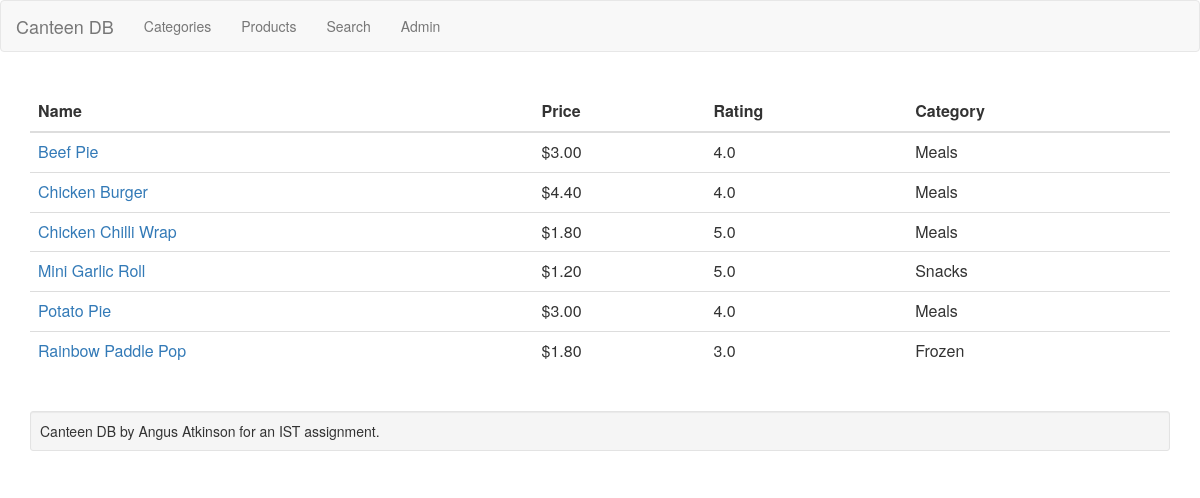
/products/, run on an earlier commit of the app's database.
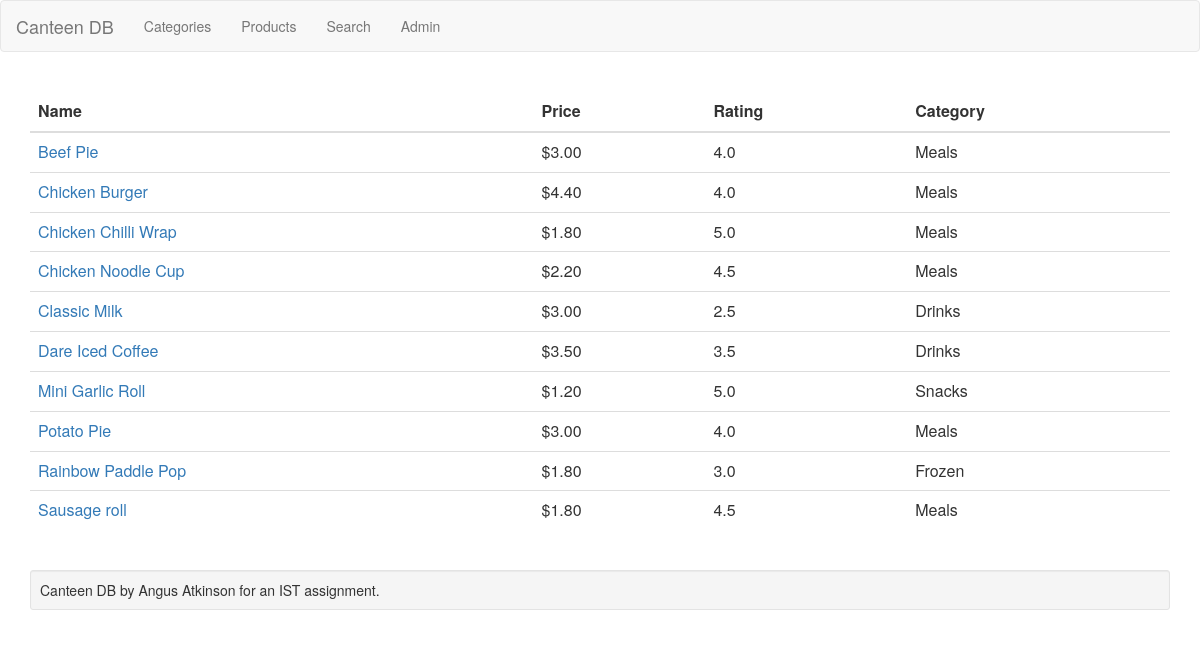
And on a later commit of the database.
### shoppingapp/models.py (models this page shows, shortened)
class Product(models.Model):
    category = models.ForeignKey(Category)
    product_name = models.CharField(max_length=200)
    thumbnail = models.FilePathField(path=IMAGES_FOLDER, recursive=True)
    price = models.DecimalField(default=0.0, decimal_places=2, max_digits=3)
    rating = models.FloatField(default=2.5)
    stock = models.IntegerField(default=10)
    date_added = models.DateTimeField('date added', default=django.utils.timezone.now)
    special = models.DecimalField(default=0.0, decimal_places=2, max_digits=3)
    ingredients = models.TextField(default="Insert ingredients here")

class Category(models.Model):
    category_name = models.CharField(max_length=200)
    description = models.TextField()
    def __str__(self):
        return self.category_name
    class Meta:
        verbose_name_plural = "categories"

### shoppingapp/views.py (the view)
# urls.py: url(r'^products/$', views.products, name='products'),
def products(request):
    products_list = Product.objects.order_by('product_name')
    context = {'products_list': products_list}
    return render(request, 'shoppingapp/products.html', context)

### shoppingapp/templates/shoppingapp/products.html
{% extends 'shoppingapp/base.html' %}
{% block content %}
<table class="table sortable-table" style="margin-top: 20px">
  <thead>
    <tr>
      <th>Name</th>
      <th>Price</th>
      <th>Rating</th>
      <th>Category</th>
    </tr>
  </thead>
  <tbody>
    {% for product in products_list %}
      <tr>
        <td><a href="/products/{{ product.pk }}/{{ product.product_name|lower|cut:" " }}" class="product_rows">{{ product.product_name }}</a></td>
        <td>${{ product.price }}</td>
        <td>{{ product.rating }}</td>
        <td>{{ product.category }}</td>
      </tr>
    {% endfor %}
  </tbody>
</table>
{% endblock %}

What changed in the data, as far as the page shows it:
added Product: product_name "Chicken Noodle Cup", price "2.20", rating "4.5", category "Meals"
added Product: product_name "Classic Milk", price "3.00", rating "2.5", category "Drinks"
added Product: product_name "Dare Iced Coffee", price "3.50", rating "3.5", category "Drinks"
added Product: product_name "Sausage roll", price "1.80", rating "4.5", category "Meals"
